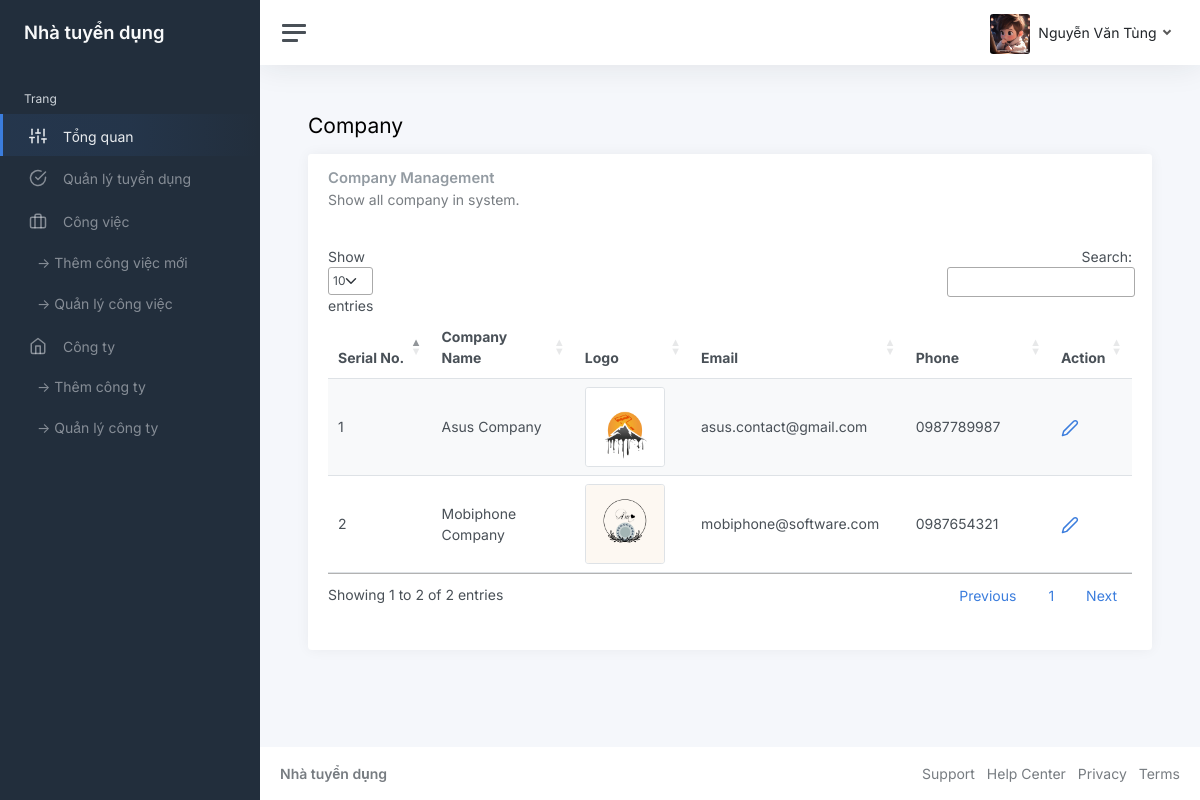
Page /recruiter/companymanagement.php (signed in) on the committed database.
### tables this page shows
CREATE TABLE `tbl_company` (
  `companyId` int(11) NOT NULL,
  `companyName` varchar(255) NOT NULL,
  `description` varchar(255) NOT NULL,
  `image` varchar(255) NOT NULL,
  `companyPhone` varchar(10) NOT NULL,
  `companyEmail` varchar(50) NOT NULL,
  `userId` int(11) NOT NULL
);

### lib/database.php (called while the page is built, shortened)
<?php
Class Database{
   public $host   = DB_HOST;
   public $user   = DB_USER;
   public $pass   = DB_PASS;
   public $dbname = DB_NAME;
   public $link;
private function connectDB(){
   $this->link = new mysqli($this->host, $this->user, $this->pass,
    $this->dbname);
 }
public function select($query){
  $result = $this->link->query($query) or
   die($this->link->error.__LINE__);
  if($result->num_rows > 0){
    return $result;
  } else {
    return false;
  }
 }
}

### classes/Company.php (called while the page is built, shortened)
<?php
$filepath = realpath(dirname(__FILE__));
include_once($filepath . '/../lib/database.php');
?>
<?php
class Company
{
    private $db;
    public function __construct() {
        $this->db = new Database();
    }
    public function showAllCompany() {
        $query = "SELECT * FROM tbl_company ORDER BY companyId DESC ";
        $result = $this->db->select($query);
        return $result;
    }
}

### recruiter/companymanagement.php (the view, shortened to what this page needs)
<?php
include '../classes/Company.php';
?>
<!DOCTYPE html>
<html lang="en">
<head>
    <link href="./asset/css/app.css" rel="stylesheet">
    <link rel="stylesheet" href="https://cdn.datatables.net/1.13.6/css/jquery.dataTables.css" />
</head>
<body>
    <div class="wrapper">
        <?php include('./inc/sidebar.php') ?>
        <div class="main">
            <?php include('./inc/header.php') ?>
            <main class="content">
                <div class="container-fluid p-0">
                    <h1 class="h3 mb-3">Company</h1>
                    <div class="row">
                        <div class="col-12">
                            <div class="card">
                                <div class="card-header">
                                    <h5 class="card-title">Company Management</h5>
                                    <h6 class="card-subtitle text-muted">Show all company in system.
                                </div>
                                <div class="card-body">
                                    <div id="datatables-multi_wrapper"
                                        class="dataTables_wrapper dt-bootstrap5 no-footer">
                                        <div class="row dt-row">
                                            <div class="col-sm-12">
                                                <table id="datatables-multi"
                                                    class="table table-striped dataTable no-footer dtr-inline"
                                                    style="width: 100%;" aria-describedby="datatables-multi_info">
                                                    <thead>
                                                        <tr>
                                                            <th class="sorting sorting_asc" tabindex="0"
                                                                aria-controls="datatables-multi" rowspan="1" colspan="1"
                                                                style="width: 224px;" aria-sort="ascending"
                                                                aria-label="Name: activate to sort column descending">
                                                                Serial No.</th>
                                                            <th class="sorting" tabindex="0"
                                                                aria-controls="datatables-multi" rowspan="1" colspan="1"
                                                                style="width: 334px;"
                                                                aria-label="Position: activate to sort column ascending">
                                                                Company Name</th>
                                                            <th class="sorting" tabindex="0"
                                                                aria-controls="datatables-multi" rowspan="1" colspan="1"
                                                                style="width: 334px;"
                                                                aria-label="Position: activate to sort column ascending">
                                                                Logo</th>
                                                            <th class="sorting" tabindex="0"
                                                                aria-controls="datatables-multi" rowspan="1" colspan="1"
                                                                style="width: 334px;"
                                                                aria-label="Position: activate to sort column ascending">
                                                                Email</th>
                                                            <th class="sorting" tabindex="0"
                                                                aria-controls="datatables-multi" rowspan="1" colspan="1"
                                                                style="width: 334px;"
                                                                aria-label="Position: activate to sort column ascending">
                                                                Phone</th>
                                                            <th class="sorting" tabindex="0"
                                                                aria-controls="datatables-multi" rowspan="1" colspan="1"
                                                                style="width: 36px;"
                                                                aria-label="Office: activate to sort column ascending" >
                                                                Action</th>
                                                        </tr>
                                                    </thead>
                                                    <tbody>
                                                        <?php
                                                            $company = new Company();
                                                            $companyList = $company->showAllCompany();
                                                            $i = 0;
                                                            if ($companyList) {
                                                            while ($c = $companyList->fetch_assoc()) {
                                                            $i++
                                                        ?>
                                                        <tr class="odd">
                                                            <td class="dtr-control sorting_1" tabindex="0">
                                                            <?= $i ?></td>
                                                            <td><?= $c['companyName'] ?></td>
                                                            <td><img class="flex-shrink-0 img-fluid border rounded" src="../uploads/<?php echo $c['image'] ?>"
                                                    alt="" style="width: 80px; height: 80px;"></td>
                                                            <td><?= $c['companyEmail'] ?></td>
                                                            <td><?= $c['companyPhone'] ?></td>
                                                            <td class="table-action">
												                <a href="editcompany.php?comId=<?= $c['companyId'] ?>"><svg xmlns="http://www.w3.org/2000/svg" width="24" height="24" viewBox="0 0 24 24" fill="none" stroke="currentColor" stroke-width="2" stroke-linecap="round" stroke-linejoin="round" class="feather feather-edit-2 align-middle"><path d="M17 3a2.828 2.828 0 1 1 4 4L7.5 20.5 2 22l1.5-5.5L17 3z"></path></svg></a>
											                </td>
                                                        </tr>
                                                        <?php }}?>
                                                    </tbody>
                                                </table>
                                            </div>
                                        </div>
                                    </div>
                                </div>
                            </div>
                        </div>
                    </div>
                </div>
            </main>
            <?php include('./inc/footer.php') ?>
        </div>
    </div>
</body>
</html>

### rows in the picture
tbl_company: companyName "Asus Company", image (picture), companyEmail "asus.contact@gmail.com", companyPhone "0987789987"
tbl_company: companyName "Mobiphone Company", image (picture), companyEmail "mobiphone@software.com", companyPhone "0987654321"

### other values in the picture
Session::get('name') "Nguyễn Văn Tùng"
